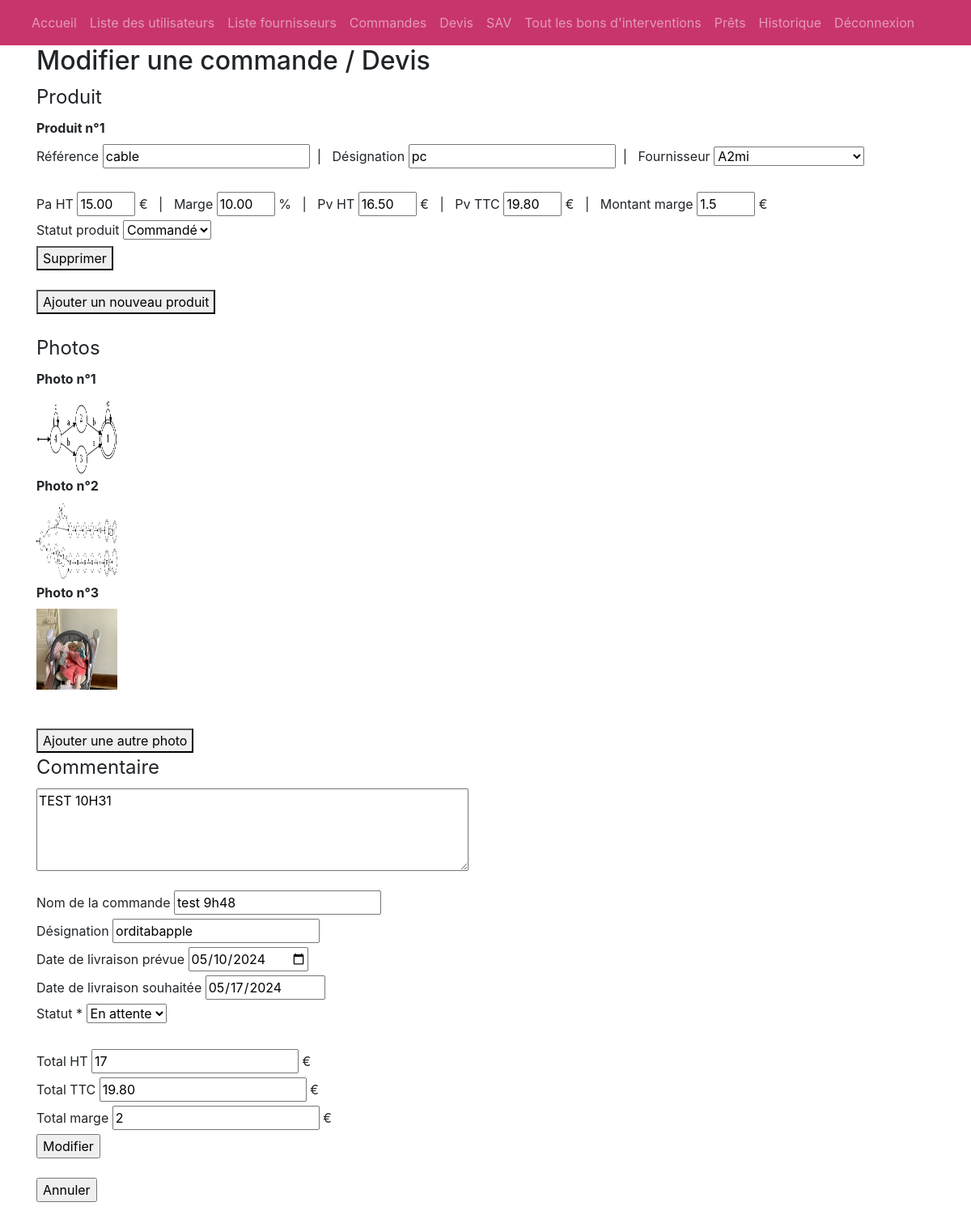
Page /commandes/modifier_commandes_devis.php?id=117 (signed in) on the committed database.
### tables this page shows
CREATE TABLE IF NOT EXISTS `devis_produit` (
  `idProduit` int(11) NOT NULL AUTO_INCREMENT,
  `designation` varchar(30) NOT NULL,
  `fournisseur` int(11) NOT NULL,
  `id_devis` int(11) NOT NULL,
  `marge` decimal(9,2) NOT NULL,
  `paHT` decimal(9,2) NOT NULL,
  `pvHT` decimal(9,2) NOT NULL,
  `pvTTC` decimal(9,2) NOT NULL,
  `reference` varchar(30) NOT NULL,
  `etat` varchar(20) NOT NULL,
  PRIMARY KEY (`idProduit`),
  KEY `id_devis` (`id_devis`),
  KEY `fournisseur` (`fournisseur`)
);

CREATE TABLE IF NOT EXISTS `photos_devis` (
  `id_photo_devis` int(11) NOT NULL AUTO_INCREMENT,
  `photo` longtext NOT NULL,
  `id_devis` int(11) NOT NULL,
  PRIMARY KEY (`id_photo_devis`),
  KEY `id_commande_devis` (`id_devis`)
);

CREATE TABLE IF NOT EXISTS `commande_devis` (
  `cmd_devis_id` int(11) NOT NULL AUTO_INCREMENT,
  `cmd_devis_reference` varchar(30) NOT NULL,
  `cmd_devis_designation` varchar(200) NOT NULL,
  `cmd_devis_datein` bigint(20) NOT NULL,
  `cmd_devis_dateout` bigint(20) NOT NULL,
  `membre_id` int(11) NOT NULL,
  `cmd_devis_prixventettc` decimal(9,2) NOT NULL,
  `cmd_devis_technicien` int(11) DEFAULT 1,
  `cmd_devis_dateSouhait` bigint(20) NOT NULL,
  `cmd_devis_etat` int(11) NOT NULL,
  `cmd_devis_prixHT` decimal(10,0) NOT NULL,
  `cmd_devis_margeT` decimal(10,0) NOT NULL,
  `type_cmd_devis` int(11) NOT NULL DEFAULT 1,
  `commentaire` longtext DEFAULT NULL,
  PRIMARY KEY (`cmd_devis_id`),
  KEY `membre_id` (`membre_id`),
  KEY `cmd_etat` (`cmd_devis_etat`),
  KEY `cmd_livreur` (`cmd_devis_technicien`),
  KEY `type_cmd_devis` (`type_cmd_devis`)
);

### commandes/modifier_commandes_devis.php (the view, shortened to what this page needs)
<?php
include '../navbar.php';
$pdo = connexionbdd();
$req = $pdo->query("SELECT * FROM fournisseur");
$fournisseurs = $req->fetchAll(PDO::FETCH_ASSOC);
$idCommande = $_GET['id'];
$req = $pdo->query("SELECT * FROM cmd_devis_etats");
$cmd_devis_etats = $req->fetchAll(PDO::FETCH_ASSOC);
$query = $pdo->prepare("SELECT c.cmd_devis_id, c.cmd_devis_reference, c.cmd_devis_designation,
                        c.cmd_devis_dateout, c.cmd_devis_prixventettc, c.membre_id,
                        c.cmd_devis_dateSouhait, e.cmd_devis_etat, c.cmd_devis_etat,
                        c.cmd_devis_prixHT, c.cmd_devis_margeT, c.type_cmd_devis, c.commentaire
                        FROM commande_devis c
                        JOIN cmd_devis_etats e ON c.cmd_devis_etat = e.id_etat_cmd_devis
                        WHERE c.cmd_devis_id = :id");
$query->execute(array(":id" => $idCommande));
$commande = $query->fetch(PDO::FETCH_ASSOC);
if ($commande['type_cmd_devis'] == '1') {
    $query2 = $pdo->prepare("SELECT cp.reference, cp.designation, cp.fournisseur,
                            cp.paHT, cp.marge, cp.pvHT, cp.pvTTC, cp.etat, f.nomFournisseur
                            FROM commande_produit cp
                            JOIN fournisseur f ON cp.fournisseur = f.idFournisseur
                            WHERE cp.id_commande = :id");
    $query2->execute(array(":id"=> $idCommande));
    $produits = $query2->fetchAll(PDO::FETCH_ASSOC);
} else {
    $query2 = $pdo->prepare("SELECT dp.reference, dp.designation, dp.fournisseur,
                            dp.paHT, dp.marge, dp.pvHT, dp.pvTTC, dp.etat, f.nomFournisseur
                            FROM devis_produit dp
                            JOIN fournisseur f ON dp.fournisseur = f.idFournisseur
                            WHERE dp.id_devis = :id");
    $query2->execute(array(":id"=> $idCommande));
    $produits = $query2->fetchAll(PDO::FETCH_ASSOC);
    $query3 = $pdo->prepare("SELECT photo FROM photos_devis WHERE id_devis = :id");
    $query3->execute(array(":id"=> $idCommande));
    $photos = $query3->fetchAll(PDO::FETCH_ASSOC);
}
?>
<html>
<head>
    <link rel="stylesheet" href="https://stackpath.bootstrapcdn.com/bootstrap/4.5.2/css/bootstrap.min.css">
</head>
<body>
    <div class="container">
        <h2>Modifier une commande / Devis</h2>
        <form action="traitement_modification.php?idcommande=<?php echo $idCommande ?>&idclient=<?php echo $commande['membre_id']?>" method="post" enctype="multipart/form-data">
            <fieldset><legend>Produit <small></small></legend>
                <div id="materiels">
                    <?php
                    $i=0;
                    foreach ($produits as $unproduit) { $i++; ?>
                        <div class="materiel">
                            <label><b>Produit n°<?php echo $i ?></b></label><br>
                            <label for="reference">Référence </label>
                            <input type="text" name="dynamic['<?php echo($i) ?>'][]" id="reference" value="<?php echo $unproduit['reference'] ?>" required autofocus>&nbsp;&nbsp;|&nbsp;&nbsp;
                            <label for="designation">Désignation </label>
                            <input type="text" name="dynamic['<?php echo($i) ?>'][]" id="designation" value="<?php echo $unproduit['designation'] ?>" required>&nbsp;&nbsp;|&nbsp;&nbsp;
                            <label for="fournisseur">Fournisseur </label>
                            <select name="dynamic['<?php echo($i) ?>'][]" required>
                                    <?php
                                    $jsonData = file_get_contents('fournisseurs.json');
                                    $fournisseurs = json_decode($jsonData, true);
                                    foreach ($fournisseurs as $fournisseur) {?>
                                        <option value="<?php echo $fournisseur['idFournisseur']; ?>"><?php echo $fournisseur['nomFournisseur']; ?></option>
                                        <?php
                                    }?>
                            </select>
                            <br><br>
                            <label >Pa HT </label>
                            <input type="text" name="dynamic['<?php echo($i) ?>'][]" SIZE="2" id="paHT<?php echo($i)?>" value="<?php echo $unproduit['paHT'] ?>" onblur="calculerenplus(<?php echo($i)?>)" required autofocus> € &nbsp;&nbsp;|&nbsp;&nbsp;
                            <label>Marge </label>
                            <input type="text" SIZE="2" name="dynamic['<?php echo($i) ?>'][]" id="marge<?php echo($i) ?>" value="<?php echo $unproduit['marge'] ?>" onblur="calculerenplus(<?php echo($i)?>)" required autofocus> % &nbsp;&nbsp;|&nbsp;&nbsp;
                            <label>Pv HT </label>
                            <input type="text" SIZE="2"  name="dynamic['<?php echo($i) ?>'][]" id="pvHT<?php echo($i) ?>" value="<?php echo $unproduit['pvHT'] ?>" required autofocus readonly> € &nbsp;&nbsp;|&nbsp;&nbsp;
                            <label>Pv TTC </label>
                            <input type="text" SIZE="2" name="dynamic['<?php echo($i) ?>'][]" id="pvTTC<?php echo($i) ?>" value="<?php echo $unproduit['pvTTC'] ?>" required autofocus readonly> € &nbsp;&nbsp;|&nbsp;&nbsp;
                            <label>Montant marge  </label>
                            <input type="text"  name="dynamic['<?php echo($i) ?>'][]" SIZE="2" id="margeM<?php echo $i ?>" value="<?php echo $unproduit['pvHT']-$unproduit['paHT'] ?>"  readonly> € <br />
                            <label>Statut produit</label>
                            <select name="dynamic['<?php echo($i) ?>'][]" required>
                                <option value="commande">Commandé</option>
                            </select>
                        </div>
                    <?php } ?>
                </div>
                <button type="button" onclick="supprimerProduit()">Supprimer</button>
                <br><br>
                <button type="button" onclick="ajouterProduit()">Ajouter un nouveau produit</button>
            </fieldset>
            <br>
            <?php if ($commande['type_cmd_devis'] == '2') { ?>
                <fieldset>
    <legend>Photos <small></small></legend>
    <div id="photos">
        <?php
        foreach ($photos as $i => $photo) {
            ?>
            <div class="photo">
                <label><b><?php echo (pathinfo($photo['photo'], PATHINFO_EXTENSION) === 'pdf') ? 'PDF' : 'Photo'; ?> n°<?php echo $i + 1; ?></b></label><br>
                <?php if (pathinfo($photo['photo'], PATHINFO_EXTENSION) === 'pdf') { ?>
                    <a href="<?php echo DEVIS_IMAGE_PATH . $photo['photo']; ?>" download><?php echo basename($photo['photo']); ?></a>
                <?php } else { ?>
                    <img src="<?php echo DEVIS_IMAGE_PATH . $photo['photo']; ?>" alt="photo" style="width: 100px; height: 100px;">
                <?php } ?>
            </div>
        <?php } ?>
    </div>
</fieldset>
                <br><br>
                <button type="button" onclick="ajouterPhoto()">Ajouter une autre photo</button>
                <br>
                <fieldset><legend>Commentaire <small></small></legend>
                    <textarea name="commentaire" rows="4" cols="50"><?php echo $commande['commentaire'] ?></textarea>
                </fieldset>
            <?php } ?>
            <br>
            <label for="reference" class="float" >Nom de la commande </label>
                <input type="text" name="nomC" id="reference" value="<?php echo $commande['cmd_devis_reference']?>" readonly/><br>
            <label for="designation" class="float">Désignation</label>
                <input type="text" name="designationC" id="designation" value="<?php echo $commande['cmd_devis_designation']?>" readonly><br>
            <label class="float">Date de livraison prévue</label>
                <input type="date" name="dateP" value="<?php echo date('Y-m-d', $commande['cmd_devis_dateout']) ?>"><br>
            <label class="float">Date de livraison souhaitée</label>
            <input type="date" name="dateS" value="<?php echo date('Y-m-d', $commande['cmd_devis_dateSouhait']) ?>" required autofocus readonly><br>
            <label for="etat" class="float" >Statut *</label>
            <select name="etatC" id="etatC" required>
                <?php if ($commande['type_cmd_devis'] == '2') { ?>
                    <option value="2" <?php if ($commande['cmd_devis_etat'] == '2') { echo 'selected'; } ?>>En attente</option>
                <?php } else { ?>
                    <?php foreach ($cmd_devis_etats as $etat) { ?>
                        <option value="<?php echo $etat['id_etat_cmd_devis'] ?>" <?php if ($commande['cmd_devis_etat'] == $etat['id_etat_cmd_devis']) { echo 'selected'; } ?>><?php echo $etat['cmd_devis_etat'] ?></option>
                    <?php } ?>
                <?php } ?>
            </select>
            <br><br>
            <label for="reference" class="float">Total HT </label>
            <input type="text" name="totalHT" id="pvHTT" value="<?php echo $commande['cmd_devis_prixHT'] ?>" readonly> €<br>
            <label for="reference" class="float">Total TTC </label>
            <input type="text" name="totalTTC" id="pvTTCT" value="<?php echo $commande['cmd_devis_prixventettc'] ?>" readonly> €<br>
            <label for="reference" class="float">Total marge </label>
            <input type="text" name="totalMarge" id="margeT" value="<?php echo $commande['cmd_devis_margeT']?>" readonly>  €  <br>
            <div class="center"><input class="createButton" type="submit" value="Modifier" /></div>
            <br>
            <div class="center"><input class="createButton" type="button" value="Annuler" onclick="window.history.back()"/>
        </div>
    </form>
</body>
</html>

### rows in the picture
devis_produit: reference "cable", designation "pc", paHT "15.00", marge "10.00", pvHT "16.50", pvTTC "19.80", pvHT+paHT "1.5"
photos_devis: shows "Photo", photo (picture)
photos_devis: shows "Photo", photo (picture)
photos_devis: shows "Photo", photo (picture)
commande_devis: commentaire "TEST 10H31", nomC "test 9h48", designationC "orditabapple", dateP "05/10/2024", dateS "05/17/2024", etatC "En attente", totalHT "17", totalTTC "19.80", totalMarge "2"

### other values in the picture
form field value "A2mi"
